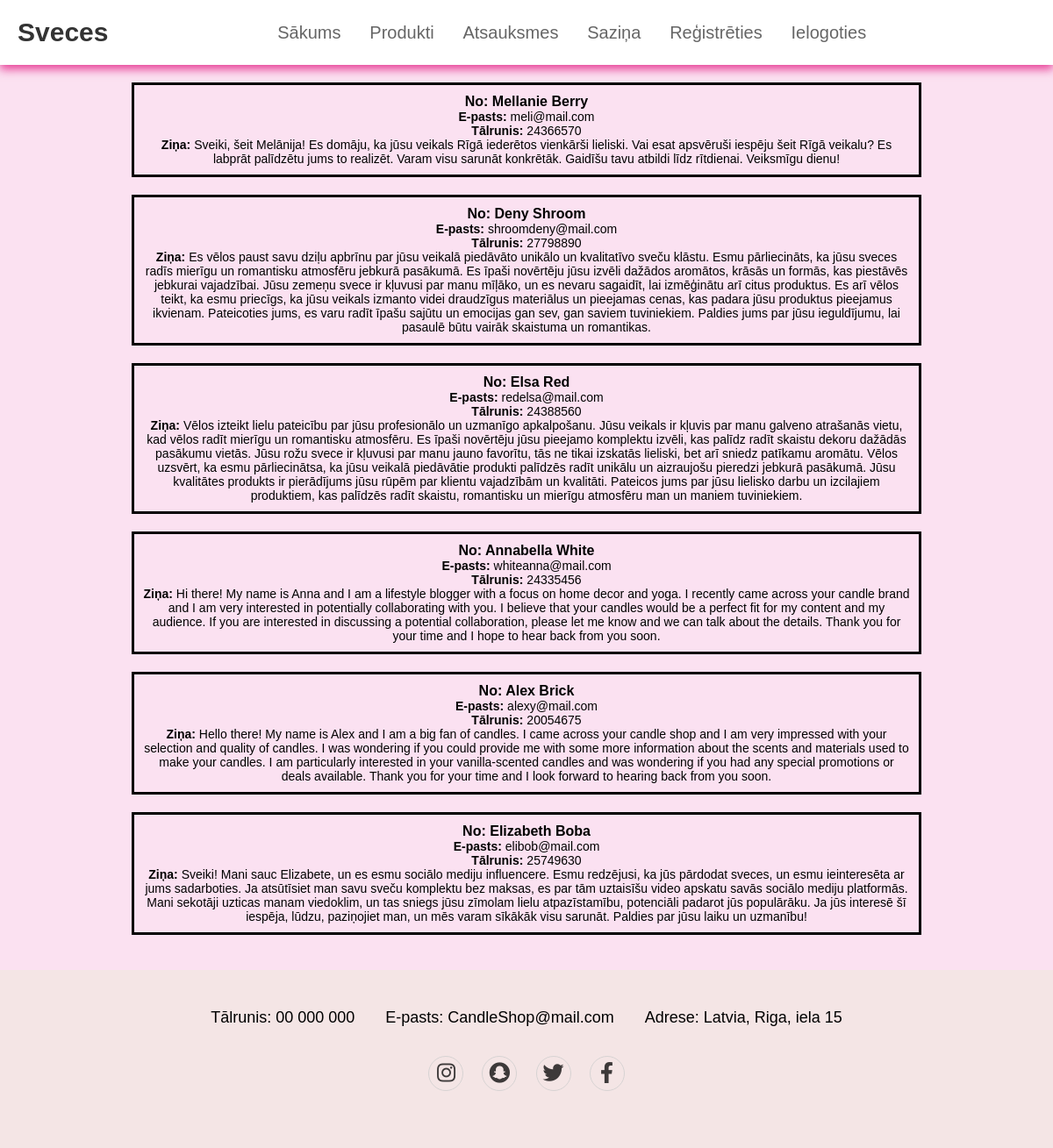
The app's page /messages.php with its own data.
### tables this page shows
CREATE TABLE `messages` (
  `name` varchar(255) NOT NULL,
  `email` varchar(255) NOT NULL,
  `phone` varchar(100) NOT NULL,
  `message` text NOT NULL,
  `sent_num` int(11) NOT NULL
);

### messages.php (the view, shortened to what this page needs)
<?php
include_once 'header.php';
$query = "SELECT * FROM messages ORDER BY sent_num DESC";
$result = mysqli_query($conn, $query);
echo "<section class='messages'>";
if ($result->num_rows > 0) {
    while ($row = $result->fetch_assoc()) {
        echo "<div class='message-box'>";
        echo "<p><strong>No:</strong> " . $row['name'] . "</p>";
        echo "<p><strong>E-pasts:</strong> " . $row['email'] . "</p>";
        echo "<p><strong>Tālrunis:</strong> " . $row['phone'] . "</p>";
        echo "<p><strong>Ziņa:</strong> " . $row['message'] . "</p>";
        echo "</div>";
    }
} else {
    echo "Jums nav ziņu.";
}
echo "</section>";
include 'footer.php';
?>

### style.css (style rules this page uses)
* { margin:0; padding:0; box-sizing: border-box; font-family: Verdana, Geneva, Tahoma, sans-serif; outline: none; border:none; text-decoration: none; text-transform: none; transition: .2s linear; }
html { font-size: 62.5%; scroll-behavior: smooth; scroll-padding-top: 6rem; overflow-x: hidden; }
section { padding:2rem 9%; }
.messages { background-color: #f1a0d350; }
.message-box { margin: auto; width: 900px; border: 3px solid #000000; padding: 10px; margin-bottom: 20px; text-align: center; }
.message-box p { margin: 0; font-size: 16px; font-weight: bold; }
.message-box p:not(:first-child) { font-size: 14px; font-weight: normal; }

### records on screen
messages: name "Mellanie Berry", email "meli@mail.com", phone "24366570", message "Sveiki, šeit Melānija! Es domāju, ka jūsu veikals Rīgā iederētos vienkārši lieliski. Vai esat apsvēruši iespēju šeit Rīgā veikalu? Es labprāt palīdzētu jums to realizēt. Varam visu sarunāt konkrētāk. Gaidīšu tavu atbildi līdz rītdienai. Veiksmīgu dienu!"
messages: name "Deny Shroom", email "shroomdeny@mail.com", phone "27798890", message "Es vēlos paust savu dziļu apbrīnu par jūsu veikalā piedāvāto unikālo un kvalitatīvo sveču klāstu. Esmu pārliecināts, ka jūsu sveces radīs mierīgu un romantisku atmosfēru jebkurā pasākumā. Es īpaši novērtēju jūsu izvēli dažādos aromātos, krāsās un formās, kas piestāvēs jebkurai vajadzībai. Jūsu zemeņu svece ir kļuvusi par manu mīļāko, un es nevaru sagaidīt, lai izmēģinātu arī citus produktus. Es arī vēlos teikt, ka esmu priecīgs, ka jūsu veikals izmanto videi draudzīgus materiālus un pieejamas cenas, kas padara jūsu produktus pieejamus ikvienam. Pateicoties jums, es varu radīt īpašu sajūtu un emocijas gan sev, gan saviem tuviniekiem. Paldies jums par jūsu ieguldījumu, lai pasaulē būtu vairāk…"
messages: name "Elsa Red", email "redelsa@mail.com", phone "24388560", message "Vēlos izteikt lielu pateicību par jūsu profesionālo un uzmanīgo apkalpošanu. Jūsu veikals ir kļuvis par manu galveno atrašanās vietu, kad vēlos radīt mierīgu un romantisku atmosfēru. Es īpaši novērtēju jūsu pieejamo komplektu izvēli, kas palīdz radīt skaistu dekoru dažādās pasākumu vietās. Jūsu rožu svece ir kļuvusi par manu jauno favorītu, tās ne tikai izskatās lieliski, bet arī sniedz patīkamu aromātu. Vēlos uzsvērt, ka esmu pārliecinātsa, ka jūsu veikalā piedāvātie produkti palīdzēs radīt unikālu un aizraujošu pieredzi jebkurā pasākumā. Jūsu kvalitātes produkts ir pierādījums jūsu rūpēm par klientu vajadzībām un kvalitāti. Pateicos jums par jūsu lielisko darbu un izcilajiem produktiem,…"
messages: name "Annabella White", email "whiteanna@mail.com", phone "24335456", message "Hi there! My name is Anna and I am a lifestyle blogger with a focus on home decor and yoga. I recently came across your candle brand and I am very interested in potentially collaborating with you. I believe that your candles would be a perfect fit for my content and my audience. If you are interested in discussing a potential collaboration, please let me know and we can talk about the details. Thank you for your time and I hope to hear back from you soon."
messages: name "Alex Brick", email "alexy@mail.com", phone "20054675", message "Hello there! My name is Alex and I am a big fan of candles. I came across your candle shop and I am very impressed with your selection and quality of candles. I was wondering if you could provide me with some more information about the scents and materials used to make your candles. I am particularly interested in your vanilla-scented candles and was wondering if you had any special promotions or deals available. Thank you for your time and I look forward to hearing back from you soon."
messages: name "Elizabeth Boba", email "elibob@mail.com", phone "25749630", message "Sveiki! Mani sauc Elizabete, un es esmu sociālo mediju influencere. Esmu redzējusi, ka jūs pārdodat sveces, un esmu ieinteresēta ar jums sadarboties. Ja atsūtīsiet man savu sveču komplektu bez maksas, es par tām uztaisīšu video apskatu savās sociālo mediju platformās. Mani sekotāji uzticas manam viedoklim, un tas sniegs jūsu zīmolam lielu atpazīstamību, potenciāli padarot jūs populārāku. Ja jūs interesē šī iespēja, lūdzu, paziņojiet man, un mēs varam sīkākāk visu sarunāt. Paldies par jūsu laiku un uzmanību!"
